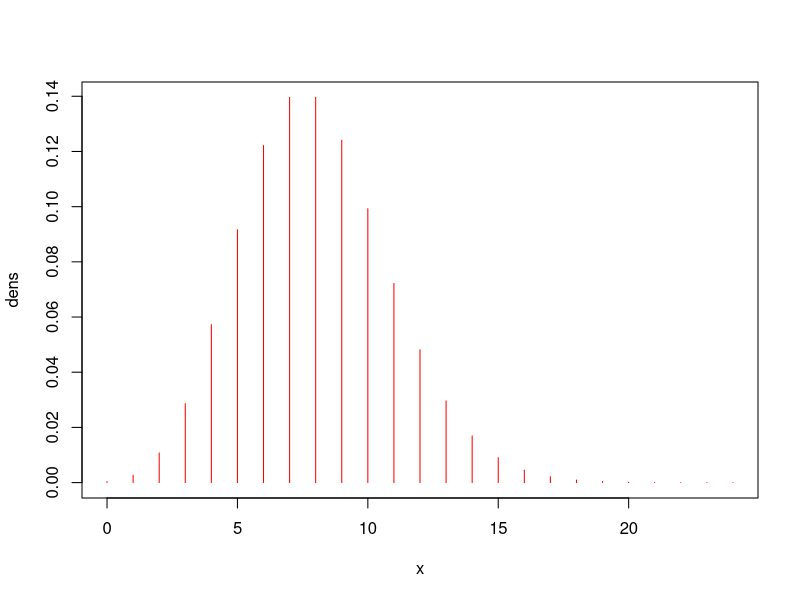
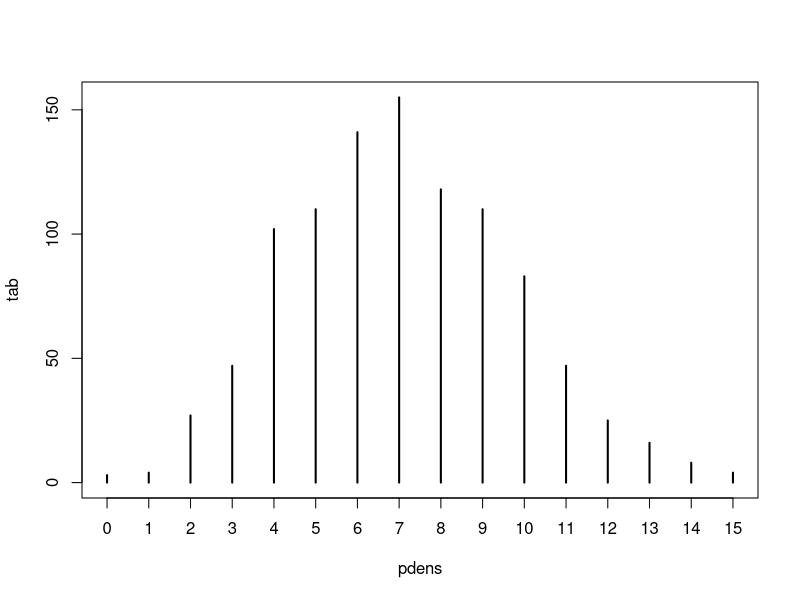

These charts were generated, in order, by the following R code:
#POISSON DISTRIBUTION IN R

#6TH MARCH 2026

#1. Cumulative probability upto x
#pvalue=ppois(x,mu)
mu=7.0
x=5.0
pvalue=ppois(x,mu)
print(paste("pvalue=",pvalue))
#OUTPUT: "pvalue=0.300708276174361"

#2. Given a cumulative probability, find corresponding x.
#x=qpois(pvalue,mu)
mu=8
pvalue=0.88
x=qpois(pvalue,mu)
print(paste("x=",x))
#OUTPUT: "x=11"

#3. Poisson probability for a x value
#pdens=dpois(x,mu)
mu=8.0
x=5
pdens=dpois(x,mu)
print(paste("pdens=",pdens))
#OUTPUT: "pdens= 0.0916036615925792"

#4. Generate random deviate from a poisson distribution of mean mu
#x=rpois(1,mu)
mu=8
x=rpois(6,mu)
print(x)
#OUTPUT: [1] 7 7 8 4 4 8

#5. Plot a poisson distribution
mu=8
x=seq(0,3*mu)
dens=dpois(x,mu)
plot(x,dens,type="h",col="red")
#If you increase the value of mu, the graph will look like bell shape, numerically it will be similar to gaussian but gaussian is area under the curve and this is still a discrete value. This idea is called continuous approximate for discrete distribution.

#Plot the random d distribution
mu=7
pdens=rpois(1000,mu)
tab=table(pdens)
print(tab)
plot(tab,type="h")
